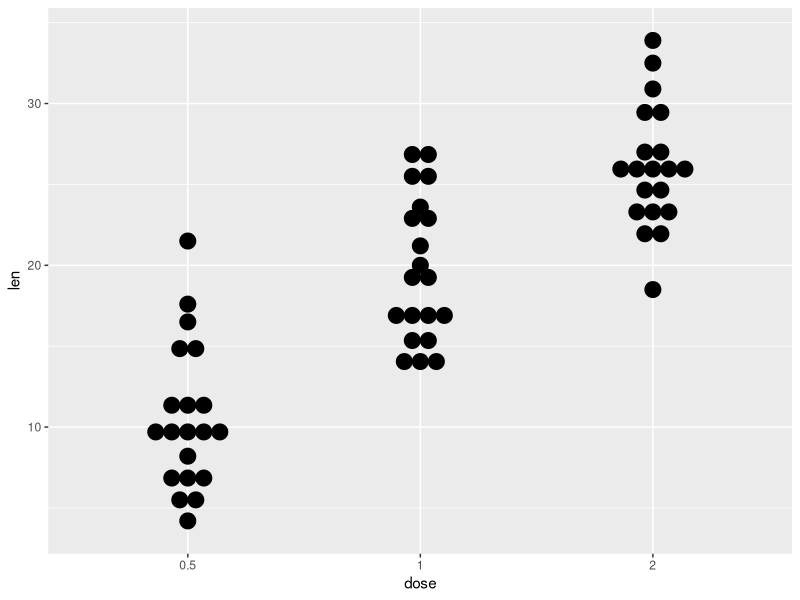
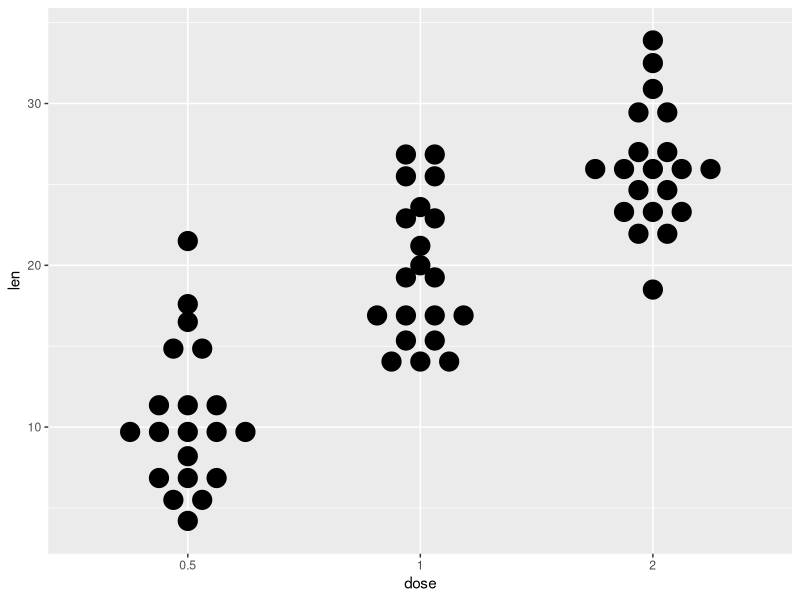
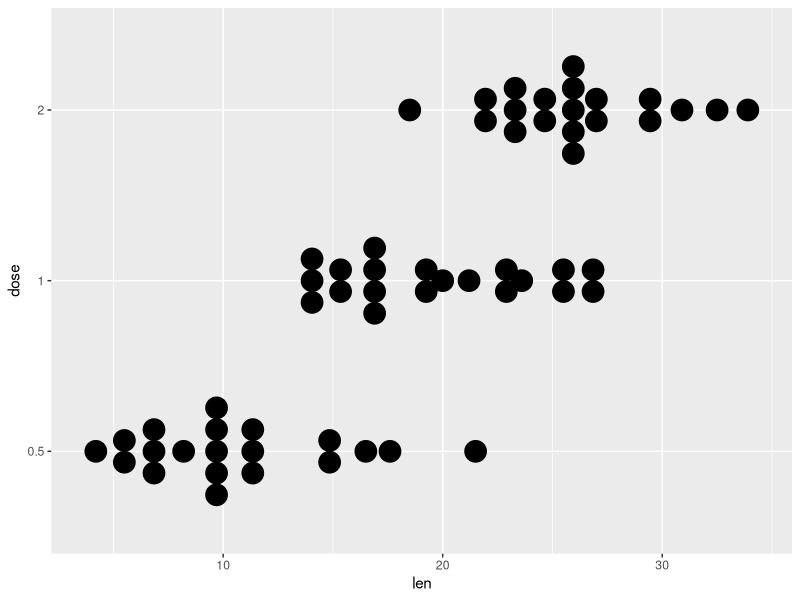
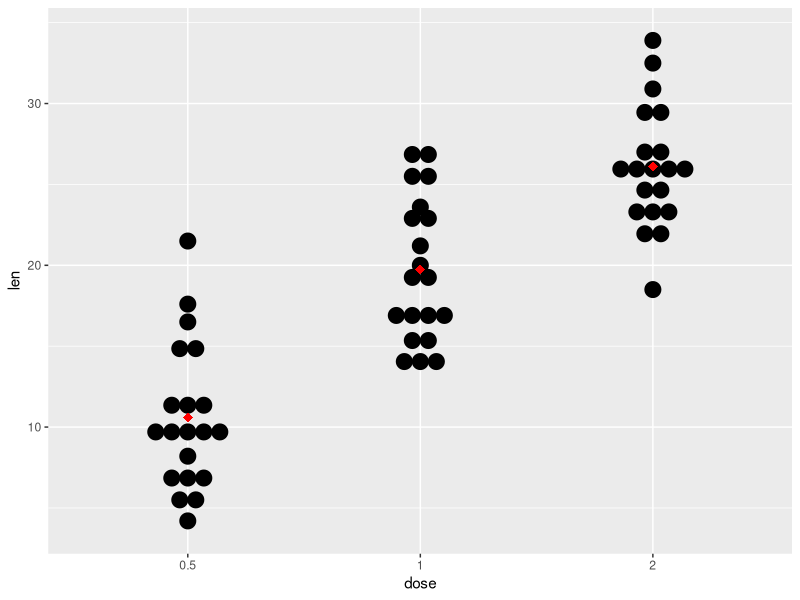
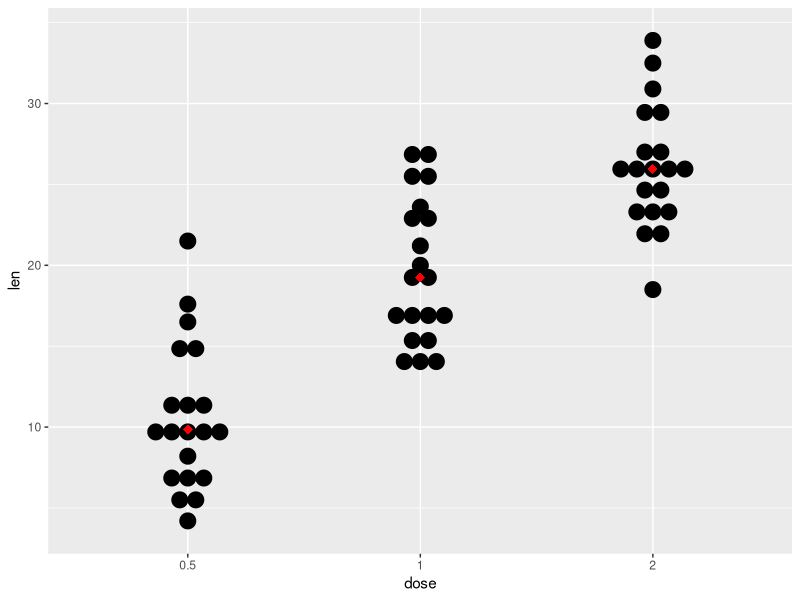
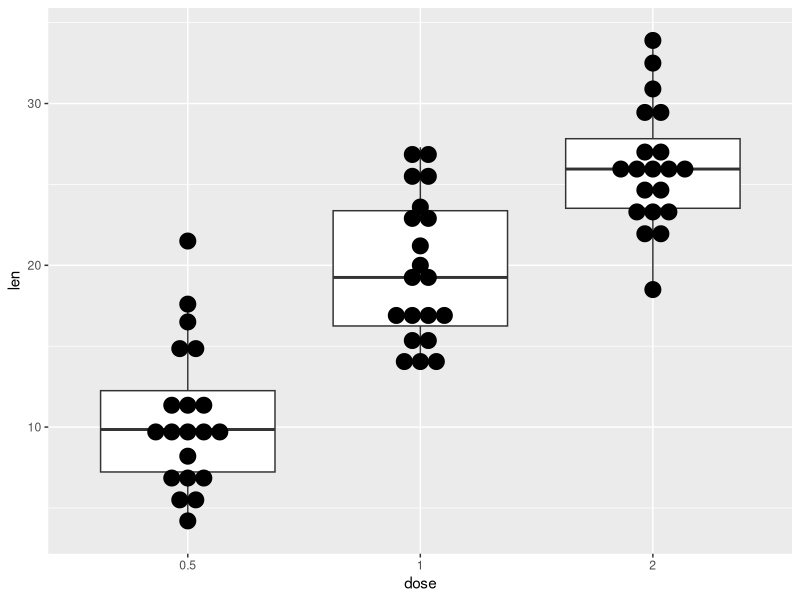
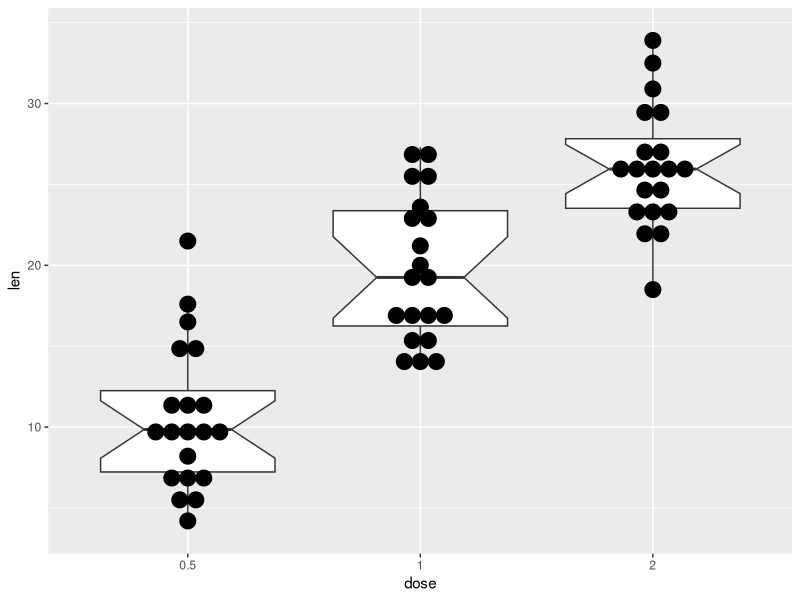
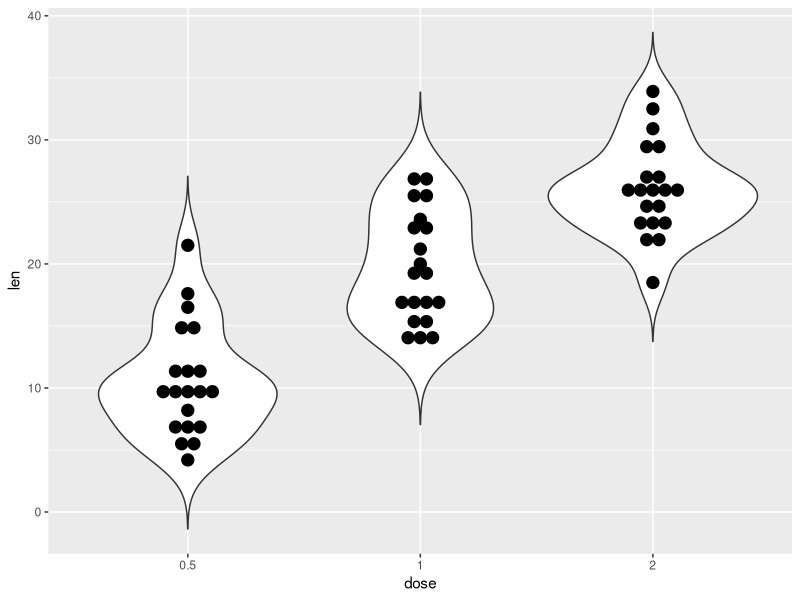

Write R code to recreate these figures, in order.
# Various R plots and graphs for a Data Analysis course
# EJR
#
# Notes
# > RStudio has several useful cheatsheets, accessed via the Help menu
# > R uses  <-  as an expression for assignment, but  =  also works


# 1. Dot plot 
#  Use guinea pig tooth growth data
#  Source
#  C. I. Bliss (1952) The Statistics of Bioassay. Academic Press.
#  http://www.sthda.com/english/wiki/ggplot2-dot-plot-quick-start-guide-r-software-and-data-visualization

# Make use of the Toothgrowth sample data in the R distribution
# Convert the variable dose from a numeric to a factor variable, so that the x-position of the dose quantities are uniformly spaced (and not at x={0.5,1,2} ).
ToothGrowth$dose <- as.factor(ToothGrowth$dose)
head(ToothGrowth)

library(ggplot2)
# Basic dot plot
p<-ggplot(ToothGrowth, aes(x=dose, y=len)) + 
  geom_dotplot(binaxis='y', stackdir='center')
p

# Change dotsize and stack ratio
ggplot(ToothGrowth, aes(x=dose, y=len)) + 
  geom_dotplot(binaxis='y', stackdir='center',
               stackratio=1.5, dotsize=1.2)
# Rotate the dot plot
p + coord_flip()

 
# Add mean and median points
# dot plot with mean points
p + stat_summary(fun.y=mean, geom="point", shape=18,
                 size=3, color="red")
# dot plot with median points
p + stat_summary(fun.y=median, geom="point", shape=18,
                 size=3, color="red")


# %
# Dot plot with box plot and violin plot
# Add basic box plot
ggplot(ToothGrowth, aes(x=dose, y=len)) + 
  geom_boxplot()+
  geom_dotplot(binaxis='y', stackdir='center')
# Add notched box plot
ggplot(ToothGrowth, aes(x=dose, y=len)) + 
  geom_boxplot(notch = TRUE)+
  geom_dotplot(binaxis='y', stackdir='center')
# Add violin plot
ggplot(ToothGrowth, aes(x=dose, y=len)) + 
  geom_violin(trim = FALSE)+
  geom_dotplot(binaxis='y', stackdir='center')

# compare with scatterplot
ggplot(ToothGrowth, aes(x=dose, y=len)) + geom_point()


# Use single fill color, and label axes
ggplot(ToothGrowth, aes(x=dose, y=len)) + 
  geom_dotplot(binaxis='y', stackdir='center', fill="#FFAAD4")
# Change dot plot colors by groups
p<-ggplot(ToothGrowth, aes(x=dose, y=len, fill=dose)) +
  geom_dotplot(binaxis='y', stackdir='center') + 
  labs(title="Plot of length  by dose",x="Dose (mg)", y = "Length")
p + coord_flip()



# 2. Bar charts
# Note this is commented out as it doesn't currently work for me
# There were problems (virus-checker?) installing this from:
# http://www.sthda.com/english/wiki/wiki.php?title=ggplot2-histogram-easy-histogram-graph-with-ggplot2-r-package
#   library(ggplot2)
#   ggplot2.histogram(data=weight, xName='weight', groupName='sex',
#                  legendPosition="top",
#                  groupColors=c('#999999','#E69F00'), alpha=0.5 )

# 3. Scatter plots
# Try miles per gallon data:
# http://www.sthda.com/english/wiki/ggplot2-scatter-plots-quick-start-guide-r-software-and-data-visualization

# Convert cyl column from a numeric to a factor variable
mtcars$cyl <- as.factor(mtcars$cyl)
head(mtcars)
library(ggplot2)

# Basic scatter plot, for all cars
ggplot(mtcars, aes(x=wt, y=mpg)) + geom_point()
# Change the point size, and shape
ggplot(mtcars, aes(x=wt, y=mpg)) +
  geom_point(size=2, shape=23)+
  labs(title="Miles per gallon \n according to the weight",
       x="Weight (lb/1000)", y = "Miles/(US) gallon")

# Add regression lines
ggplot(mtcars, aes(x=wt, y=mpg, color=cyl, shape=cyl)) +
  geom_point() + 
  geom_smooth(method=lm) + 
  labs(title="Miles per gallon \n according to vehicle weight",
       x="Weight (lb/1000)", y = "Miles/(US) gallon")

# Add colours but not regression lines
ggplot(mtcars, aes(x=wt, y=mpg, color=cyl, shape=cyl))  +
  geom_point() + 
  labs(title="Miles per gallon \n according to vehicle weight",
       x="Weight (lb/1000)", y = "Miles/(US) gallon")


# 3A) Amiloride data
v_vehicle <- c(2.925,4.190,5.067,2.588,3.934,3.952,2.547,4.108,2.646,3.635,2.890,3.125,3.805,1.741)
v_amil    <- c(2.760,4.490,5.517,2.543,3.910,3.985,2.392,3.880,2.732,3.758,2.960,3.387,4.048,1.787)
a = v_vehicle;v_amil
dd=data.frame(v_vehicle,v_amil)

ggplot(dd, aes(x=v_vehicle, y=v_amil)) +
  geom_point(size=2, shape=23)+
  labs(title="Forced vital capacity (FCV)",
       x="FVC (litres), vehicle", y = "FVC (litres), amiloride")+
  geom_abline(intercept = 0)


# 4. 






















ToothGrowth$dose <- as.factor(ToothGrowth$dose)
head(ToothGrowth)

library(ggplot2)
# Basic dot plot
p<-ggplot(ToothGrowth, aes(x=dose, y=len)) + 
  geom_dotplot(binaxis='y', stackdir='center')
p


